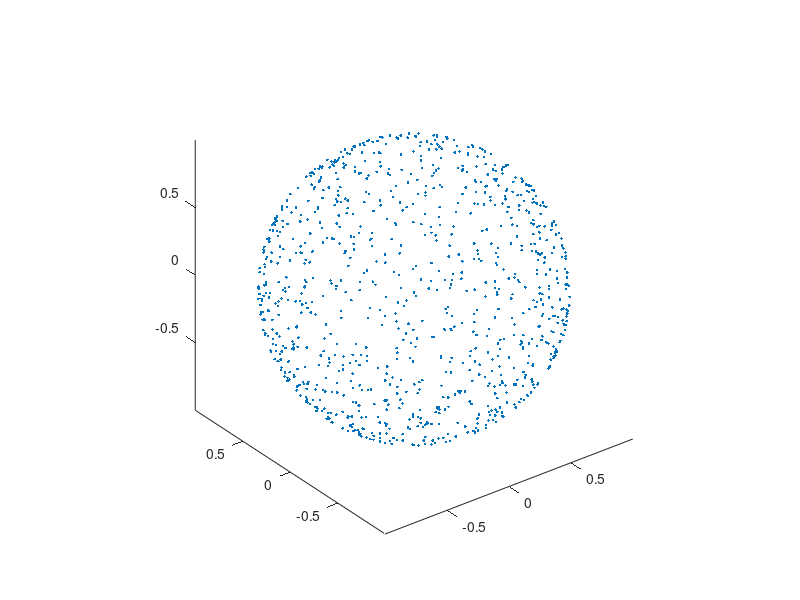
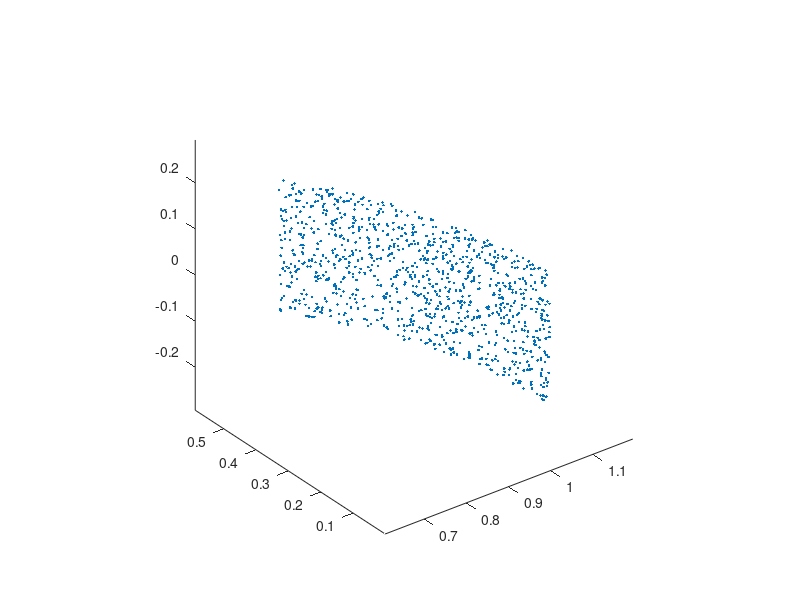
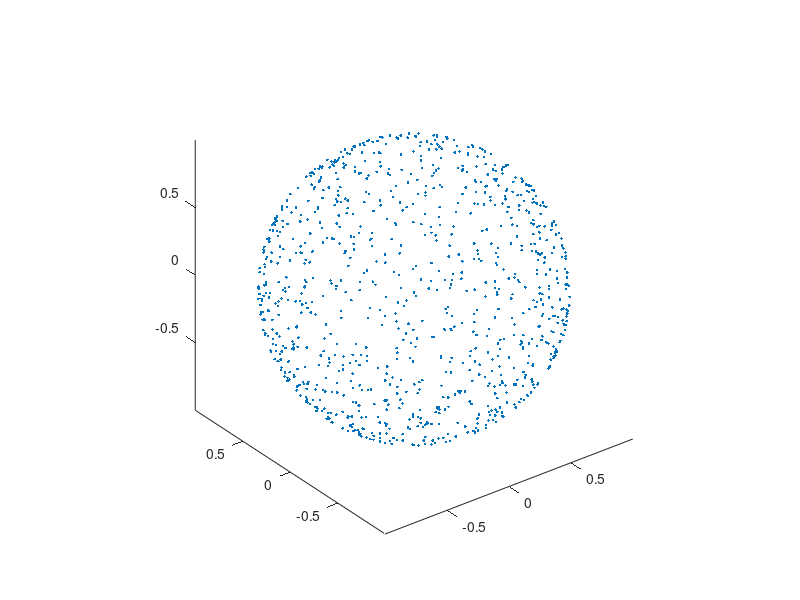
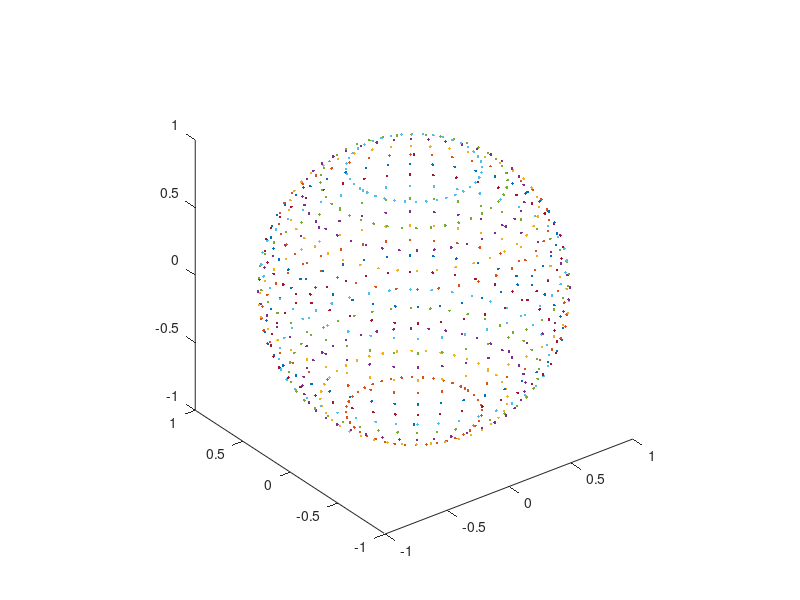

Write the MATLAB code that produced these figures, in order.
%% Uniform Spherical Distribution as in Matlab documantation OK
rng(0,'twister');
rvals = 2*rand(1000,1)-1;
elevation = asin(rvals);
azimuth = 2*pi*rand(1000,1);
radii=1;
[x,y,z] = sph2cart(azimuth,elevation,radii);
figure
plot3(x,y,z,'.');hold on;
axis equal
%% sector of USD OK
rng(0,'twister');
rvals = (2*rand(1000,1)-1)*sind(8.3);
elevation = asin(rvals);
azimuth = 2*pi*rand(1000,1)/10;
radii=1;
[x,y,z] = sph2cart(azimuth,elevation,radii);
figure
plot3(x,y,z,'.');hold on;
axis equal
%% as in Mariusz's PhD thesis OK
rng(0,'twister');
rvals = rand(1000,1);
elevation = 2*asin(sqrt(rvals))-pi/2;
% elevation2 =cat(elevation, -elevation);
azimuth = 2*pi*rand(1000,1);
radii=1;
[x,y,z] = sph2cart(azimuth,elevation,radii);
figure
plot3(x,y,z,'.')
axis equal
%% Uniform Grid Distribution
rvals = 0:0.05:1;
% elevation = asin(2*rvals-1);
elevation = 2*asin(sqrt(rvals))-pi/2;
rvals2 =  0:0.025:1; % 2 times denser
azimuth = 2*pi*rvals2-pi;
[elevationgrid azimuthgrid] = meshgrid(elevation, azimuth);
radii=1;
[x,y,z] = sph2cart(azimuthgrid,elevationgrid,radii);
figure
plot3(x,y,z,'.')
axis equal
%% sector of uniform grid distribution - no sqrt - OK
rvals2 =  0:0.0025:.1 ; % 2 times denser
azimuth = 2*pi*rvals2-pi;
rvalsrange = sind(8.3);
rvals = -rvalsrange:rvalsrange/10:rvalsrange;
elevation = asin(rvals);
[elevationgrid azimuthgrid] = meshgrid(elevation, azimuth);
radii=1;
[x,y,z] = sph2cart(azimuthgrid,elevationgrid,radii);
figure
plot3(x,y,z,'.')
axis equal
%% sector of uniform grid distribution w/sqrt
rvals2 =  0:0.0025:.1 ; % 2 times denser
azimuth = 2*pi*rvals2-pi;
rvalsrange = (sind(8.3));
rvals = -rvalsrange:rvalsrange/10:rvalsrange;
elevation = asin((rvals));
[elevationgrid azimuthgrid] = meshgrid(elevation, azimuth);
radii=1;
[x,y,z] = sph2cart(azimuthgrid,elevationgrid,radii);
figure
plot3(x,y,z,'.')
 axis equal
